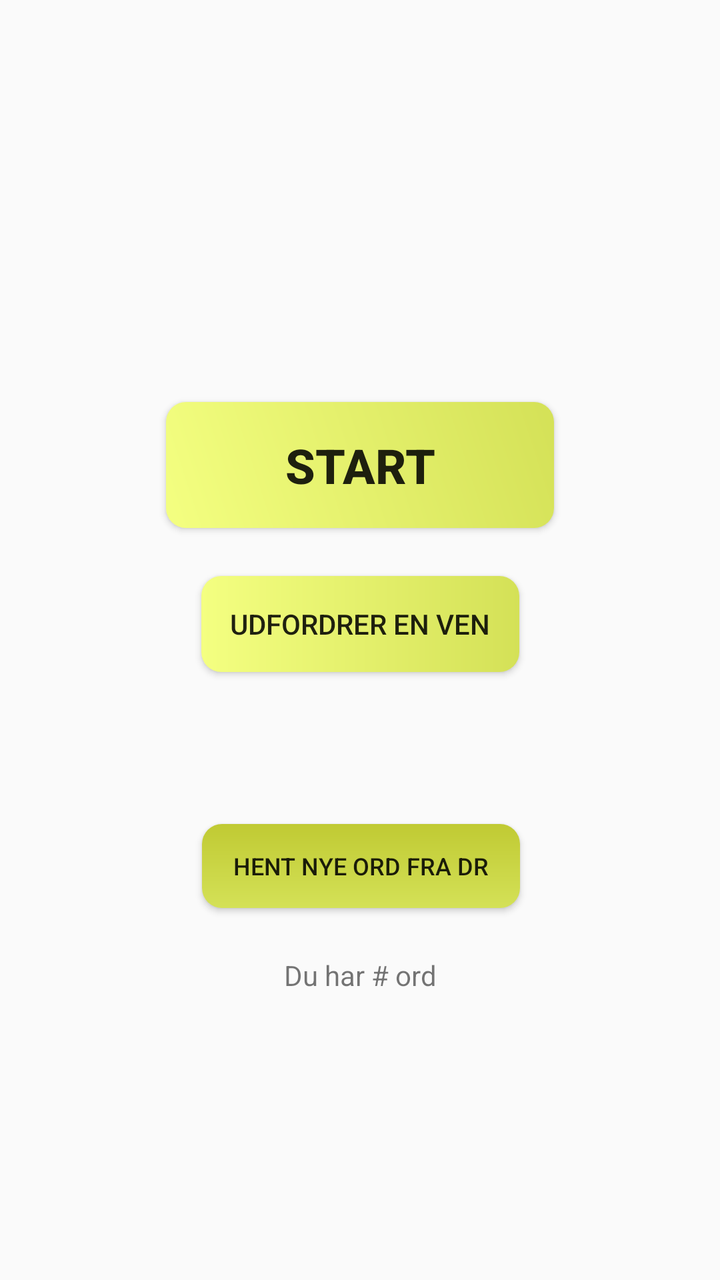
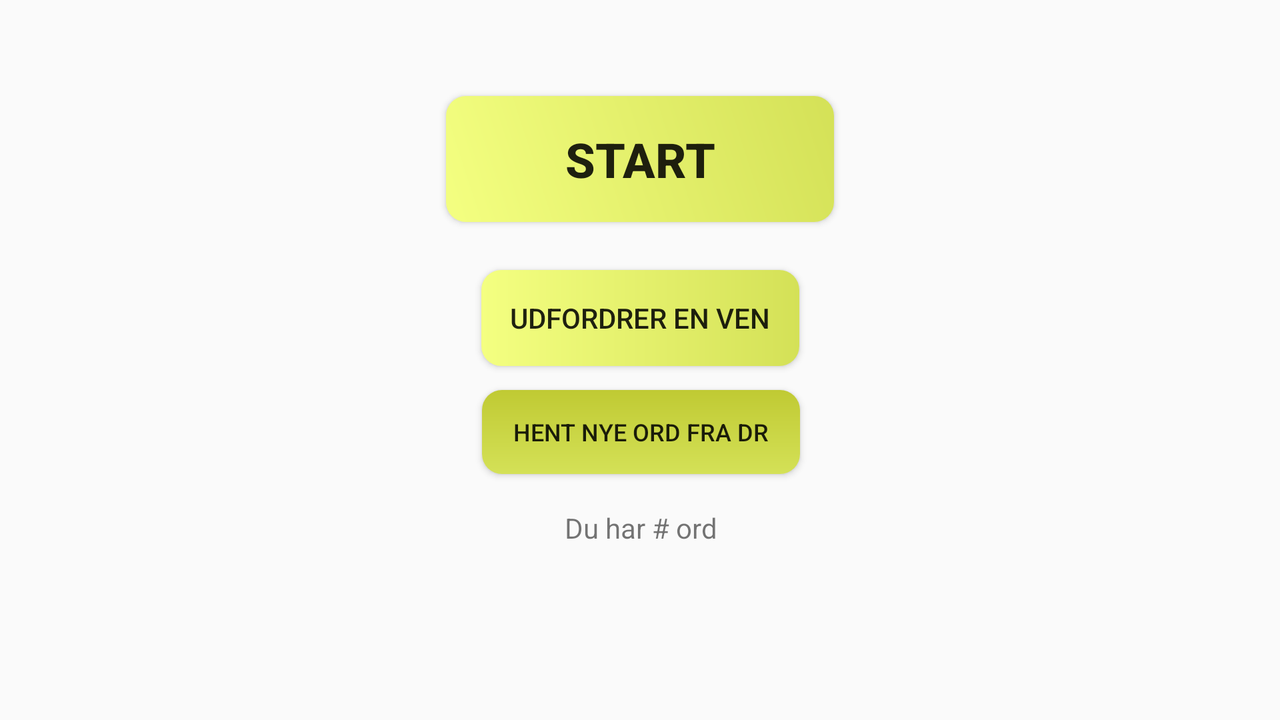

First picture: res/layout/ on a phone held upright. Second picture: the repository's own variant of that layout, on a device whose configuration matches the variant's folder. Source for both follows.
<!-- AndroidManifest.xml: application theme AppTheme -->
<!-- res/layout/fragment_front_page_frag.xml -->
<android.support.constraint.ConstraintLayout xmlns:android="http://schemas.android.com/apk/res/android"
    xmlns:app="http://schemas.android.com/apk/res-auto"
    xmlns:tools="http://schemas.android.com/tools"
    android:id="@+id/front_page_start"
    android:layout_width="match_parent"
    android:layout_height="match_parent"
    tools:context="fragments.Front_page_frag">

    <Button
        android:id="@+id/button2"
        android:layout_width="194dp"
        android:layout_height="63dp"
        android:layout_marginBottom="8dp"
        android:layout_marginEnd="8dp"
        android:layout_marginStart="8dp"
        android:layout_marginTop="8dp"
        android:background="@drawable/start_button"
        android:elevation="8dp"
        android:text="@string/start"
        android:textSize="24sp"
        android:textStyle="bold"
        app:layout_constraintBottom_toBottomOf="parent"
        app:layout_constraintEnd_toEndOf="parent"
        app:layout_constraintStart_toStartOf="parent"
        app:layout_constraintTop_toTopOf="parent"
        app:layout_constraintVertical_bias="0.344" />

    <Button
        android:id="@+id/button"
        android:layout_width="159dp"
        android:layout_height="48dp"
        android:layout_marginEnd="8dp"
        android:layout_marginStart="8dp"
        android:layout_marginTop="24dp"
        android:background="@drawable/challenge_friend_button"
        android:text="Udfordrer en ven"
        app:layout_constraintEnd_toEndOf="parent"
        app:layout_constraintStart_toStartOf="parent"
        app:layout_constraintTop_toBottomOf="@+id/button2" />

    <Button
        android:id="@+id/button3"
        android:layout_width="159dp"
        android:layout_height="42dp"
        android:layout_marginEnd="8dp"
        android:layout_marginStart="8dp"
        android:layout_marginTop="76dp"
        android:background="@drawable/download_from_dr"
        android:text="Hent nye ord fra DR"
        android:textSize="12sp"
        app:layout_constraintEnd_toEndOf="parent"
        app:layout_constraintHorizontal_bias="0.502"
        app:layout_constraintStart_toStartOf="parent"
        app:layout_constraintTop_toBottomOf="@+id/button" />

    <TextView
        android:id="@+id/textView3"
        android:layout_width="wrap_content"
        android:layout_height="wrap_content"
        android:layout_marginBottom="8dp"
        android:layout_marginEnd="8dp"
        android:layout_marginStart="8dp"
        android:layout_marginTop="8dp"
        android:text="Du har # ord"
        app:layout_constraintBottom_toBottomOf="parent"
        app:layout_constraintEnd_toEndOf="parent"
        app:layout_constraintHorizontal_bias="0.501"
        app:layout_constraintStart_toStartOf="parent"
        app:layout_constraintTop_toBottomOf="@+id/button3"
        app:layout_constraintVertical_bias="0.106" />
</android.support.constraint.ConstraintLayout>
<!-- resources referenced by this layout -->
<resources>
  <!-- drawable challenge_friend_button (drawable) -->
  <?xml version="1.0" encoding="utf-8"?>
  <shape xmlns:android="http://schemas.android.com/apk/res/android"
      android:shape="rectangle"
      >
  
      <gradient
          android:type="linear"
          android:angle="0"
          android:startColor="@color/colorAccent"
          android:endColor="@color/colorPrimary">
      </gradient>
      <corners
          android:radius="10dp"/>
  
  
  </shape>
  <!-- drawable download_from_dr (drawable) -->
  <?xml version="1.0" encoding="utf-8"?>
  <shape xmlns:android="http://schemas.android.com/apk/res/android"
      android:shape="rectangle"
      >
  
      <gradient
          android:type="linear"
          android:angle="270"
          android:startColor="@color/colorAlternateButton"
          android:endColor="@color/colorPrimary">
      </gradient>
      <corners
          android:radius="10dp"/>
  
  
  </shape>
  <!-- drawable start_button (drawable) -->
  <?xml version="1.0" encoding="utf-8"?>
  <shape xmlns:android="http://schemas.android.com/apk/res/android"
      android:shape="rectangle"
      >
  
      <gradient
          android:type="linear"
          android:angle="45"
          android:startColor="@color/colorAccent"
          android:endColor="@color/colorPrimary">
      </gradient>
      <corners
          android:radius="10dp"/>
  
  
  </shape>
  <string name="start">Start</string>
  <style name="AppTheme" parent="Theme.AppCompat.Light.DarkActionBar">
          
          <item name="colorPrimary">@color/colorPrimary</item>
          <item name="colorPrimaryDark">@color/colorPrimaryDark</item>
          <item name="colorAccent">@color/colorAccent</item>
      </style>
  <color name="colorAccent">#F4FF81</color>
  <color name="colorPrimary">#D4E157</color>
  <color name="colorAlternateButton">#C0CA33</color>
  <color name="colorPrimaryDark">#CDDC39</color>
</resources>
<!-- res/layout-land/fragment_front_page_frag.xml (the repository's variant of the layout above) -->
<!-- drawn on the phone turned sideways -->
<android.support.constraint.ConstraintLayout xmlns:android="http://schemas.android.com/apk/res/android"
    xmlns:app="http://schemas.android.com/apk/res-auto"
    xmlns:tools="http://schemas.android.com/tools"
    android:id="@+id/front_page_start"
    android:layout_width="match_parent"
    android:layout_height="match_parent"
    tools:context="fragments.Front_page_frag">

    <Button
        android:id="@+id/button2"
        android:layout_width="194dp"
        android:layout_height="63dp"
        android:layout_marginEnd="8dp"
        android:layout_marginStart="8dp"
        android:layout_marginTop="48dp"
        android:background="@drawable/start_button"
        android:elevation="8dp"
        android:text="@string/start"
        android:textSize="24sp"
        android:textStyle="bold"
        app:layout_constraintEnd_toEndOf="parent"
        app:layout_constraintStart_toStartOf="parent"
        app:layout_constraintTop_toTopOf="parent" />

    <Button
        android:id="@+id/button"
        android:layout_width="159dp"
        android:layout_height="48dp"
        android:layout_marginEnd="8dp"
        android:layout_marginStart="8dp"
        android:layout_marginTop="24dp"
        android:background="@drawable/challenge_friend_button"
        android:text="Udfordrer en ven"
        app:layout_constraintEnd_toEndOf="parent"
        app:layout_constraintStart_toStartOf="parent"
        app:layout_constraintTop_toBottomOf="@+id/button2" />

    <Button
        android:id="@+id/button3"
        android:layout_width="159dp"
        android:layout_height="42dp"
        android:layout_marginEnd="8dp"
        android:layout_marginStart="8dp"
        android:layout_marginTop="12dp"
        android:background="@drawable/download_from_dr"
        android:text="Hent nye ord fra DR"
        android:textSize="12sp"
        app:layout_constraintEnd_toEndOf="parent"
        app:layout_constraintHorizontal_bias="0.501"
        app:layout_constraintStart_toStartOf="parent"
        app:layout_constraintTop_toBottomOf="@+id/button" />

    <TextView
        android:id="@+id/textView3"
        android:layout_width="wrap_content"
        android:layout_height="wrap_content"
        android:layout_marginBottom="8dp"
        android:layout_marginEnd="8dp"
        android:layout_marginStart="8dp"
        android:layout_marginTop="8dp"
        android:text="Du har # ord"
        app:layout_constraintBottom_toBottomOf="parent"
        app:layout_constraintEnd_toEndOf="parent"
        app:layout_constraintHorizontal_bias="0.501"
        app:layout_constraintStart_toStartOf="parent"
        app:layout_constraintTop_toBottomOf="@+id/button3"
        app:layout_constraintVertical_bias="0.106" />
</android.support.constraint.ConstraintLayout>
